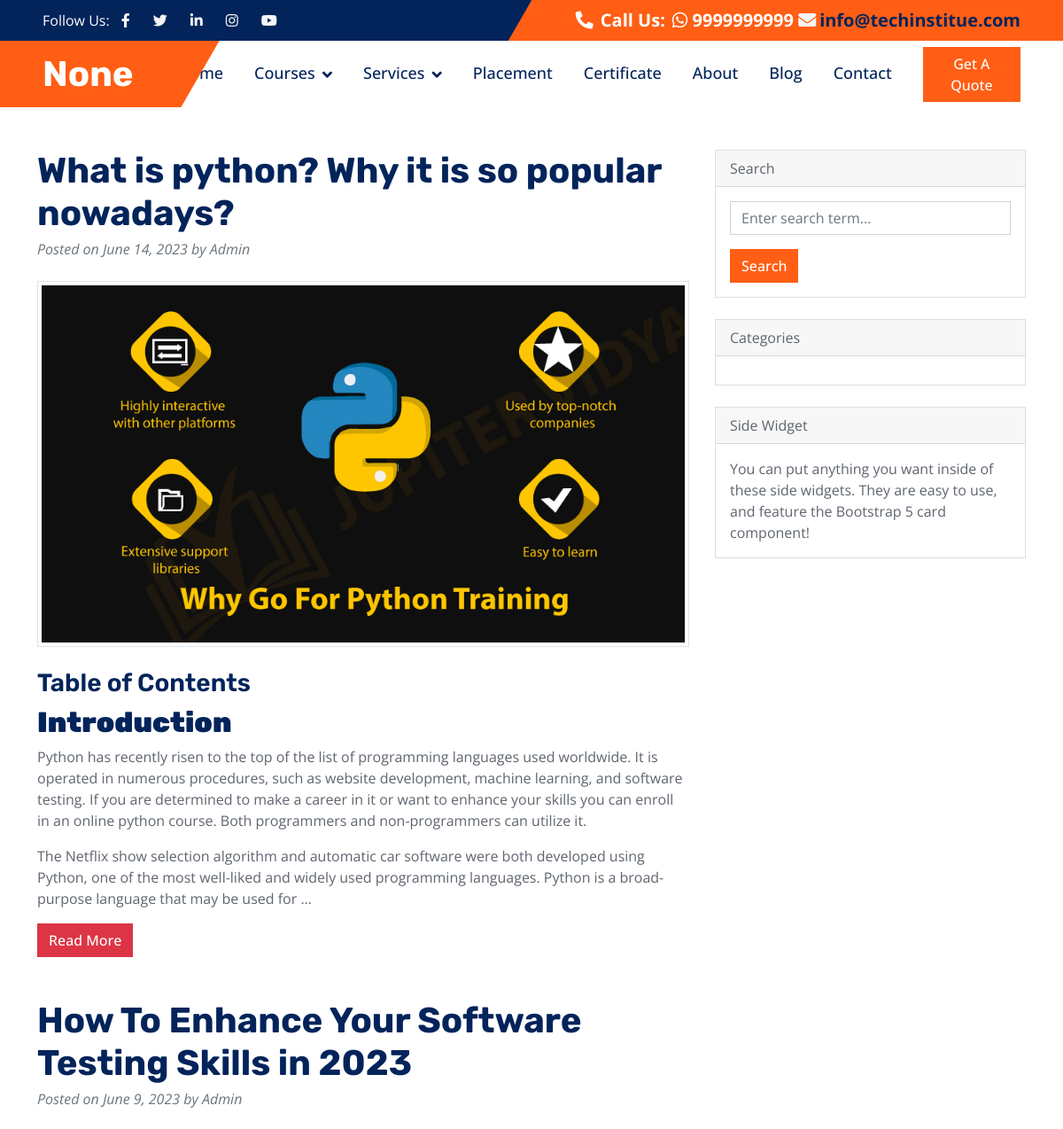
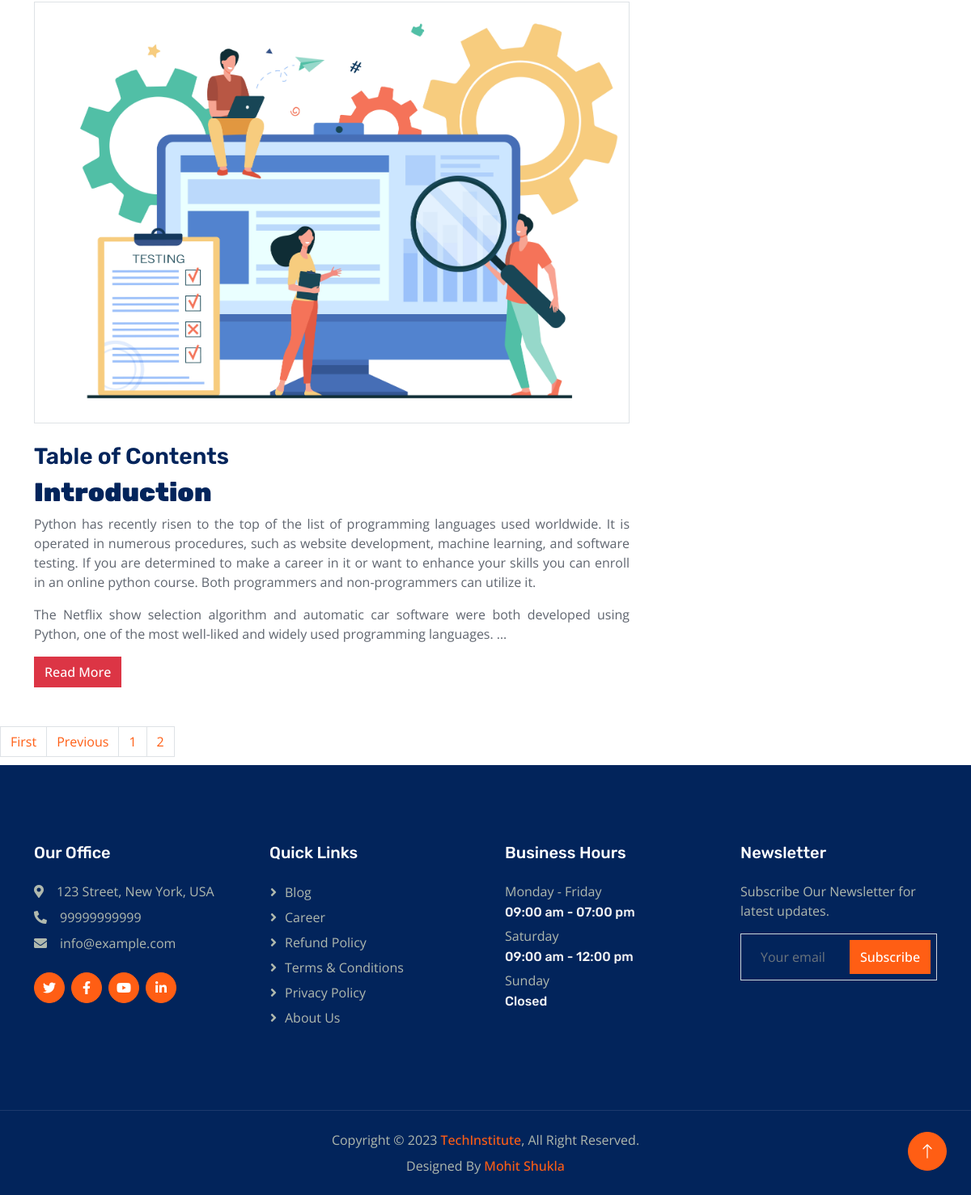
Screenshot of /blog/?page=2 with the database file from the repository (2 pictures, top to bottom).
### mainheader/models.py (models this page shows)
class mainHeader(models.Model):
    header_title = models.CharField(max_length=50)
    header_social_url_twt = models.URLField(max_length=200)
    header_socila_url_link = models.URLField(max_length=200)
    header_social_url_fb = models.URLField(max_length=200)
    header_social_url_insta = models.URLField(max_length=200)
    header_social_url_yt = models.URLField(max_length=200)
    header_contact = models.CharField(max_length=12)
    header_email = models.EmailField(max_length=254)

### blogposts/models.py (models this page shows, shortened)
class blogPosts(models.Model):
    post_slug = AutoSlugField(populate_from='post_tittle',unique=True,null=True,default=None)
    post_category = models.ForeignKey(postCategories,on_delete=models.CASCADE,default=1)
    post_tittle = models.CharField(max_length=300)
    post_image = models.FileField(upload_to='postimages/', max_length=250,null=False,default=None)
    posted_on = models.DateField(auto_now=False, auto_now_add=False)
    posted_by = models.CharField(max_length=100)
    post_content = HTMLField()

### footercontact/models.py (models this page shows)
class footerContact(models.Model):
    address=models.CharField( max_length=50)
    contact=models.CharField(max_length=12)
    email=models.EmailField(max_length=254)

### businesshours/models.py (models this page shows)
class BusinessHours(models.Model):
    opendays = models.CharField(max_length=50)
    specificdayopen = models.CharField(max_length=50)
    closeday = models.CharField(max_length=50)

### techblog/views.py (the view)
# urls.py: path('blog/', views.Blog,name='blog'),
def Blog(request):
    mainheader = mainHeader.objects.all()
    headermenu = headerMenu.objects.all()
    footercontact=footerContact.objects.all()
    quicklinks = quickLinks.objects.all()
    businesshours = BusinessHours.objects.all()
    contactinfo = contactData.objects.all()
    blogposts = blogPosts.objects.all()
    postcategories = postCategories.objects.all()
    paginator = Paginator(blogposts,2)
    pagenumber = request.GET.get('page')
    blogpostfinalpage = paginator.get_page(pagenumber)
    totalnumpages = blogpostfinalpage.paginator.num_pages
    data = {
        'title' :'mohit',
        'mainheader':mainheader,
        'headermenu':headermenu,
        'footercontact':footercontact,
        'quicklinks':quicklinks,
        'businesshours':businesshours,
        'contactpageinfo':contactinfo,
        'blogposts':blogposts,
        'postcategories':postcategories,
        'blogpostfinalpage':blogpostfinalpage,
        'lastpage':totalnumpages,
        'totalnumpages':[n+1 for n in range(totalnumpages)]
    }
    return render(request,'blog.html',data)

### templates/blog.html (shortened to what this page needs)
{% extends "base.html" %}
{% block content %}
        <div class="container mt-5">
            <div class="row">
                <div class="col-lg-8">
                            {% for post in blogpostfinalpage|slice:":" %}
                                <article>
                                    <header class="mb-4">
                                        <a href="/details/{{post.post_slug}}"><h1 class="fw-bolder mb-1">{{post.post_tittle}}</h1></a>
                                        <div class="text-muted fst-italic mb-2">Posted on {{post.posted_on}} by {{post.posted_by}}</div>
                                    </header>
                                    <figure class="mb-4"><img class="img-fluid rounded img-thumbnail" src="/media/{{post.post_image}}" alt="..." /></figure>
                                    <section class="mb-5">
                                        <p class="fs-5 mb-4  text-justify" id="content">{{post.post_content|truncatewords:150|safe}}</p>
                                        <a href="/details/{{post.post_slug}}" class="btn btn-danger">Read More</a>
                                    </section>
                                </article>
                             {% endfor %}
                        <nav aria-label="...">
                        <ul class="pagination">
                        {% if blogpostfinalpage.has_previous  %}
                          <li class="page-item">
                            <a class="page-link" href="/blog/?page=1">First</a>
                          </li>
                          <li class="page-item">
                          <a class="page-link" href="/blog/?page={{blogpostfinalpage.previous_page_number}}">Previous</a>
                          </li>
                        {% endif %}
                        {% for n in totalnumpages %}
                            <li class="page-item"><a class="page-link" href="/blog/?page={{n}}">{{n}}</a></li>
                        {% endfor %}
                            </ul>
                      </nav>
                </div>
                {% block sidebar%}
                {% include 'sidebar.html'%}
                {% endblock %}
            </div>
        </div>
{% endblock %}

### templates/header.html (shortened to what this page needs)
{% load static %}
<!DOCTYPE html>
<html lang="en">
<head>
        <link href="https://cdn.jsdelivr.net/npm/bootstrap@5.0.2/dist/css/bootstrap.min.css" rel="stylesheet">
    <link href="https://cdnjs.cloudflare.com/ajax/libs/font-awesome/5.10.0/css/all.min.css" rel="stylesheet">
    <link href="https://cdn.jsdelivr.net/npm/bootstrap-icons@1.4.1/font/bootstrap-icons.css" rel="stylesheet">
    <link href="{% static 'lib/animate/animate.min.css' %}" rel="stylesheet">
    <link href="{% static 'lib/owlcarousel/assets/owl.carousel.min.css' %}" rel="stylesheet">
    <link href="{% static 'css/bootstrap.min.css' %}" rel="stylesheet">
    <link href="{% static 'css/main.css' %}" rel="stylesheet">
    <link href="{% static 'css/style.css' %}" rel="stylesheet">
</head>
<body>
    <div class="container-fluid bg-dark px-0">
        <div class="row g-0 d-none d-lg-flex">
            {% for item in mainheader %}
            <div class="col-lg-6 ps-5 text-start">
                <div class="h-100 d-inline-flex align-items-center text-white">
                    <span>Follow Us:</span>
                    <a class="btn btn-link text-light" target="_blank" href="{{item.header_social_url_fb}}"><i class="fab fa-facebook-f"></i></a>
                    <a class="btn btn-link text-light" target="_blank" href="{{item.header_social_url_twt}}"><i class="fab fa-twitter"></i></a>
                    <a class="btn btn-link text-light" target="_blank" href="{{item.header_socila_url_link}}"><i class="fab fa-linkedin-in"></i></a>
                    <a class="btn btn-link text-light" target="_blank" href="{{item.header_social_url_insta}}"><i class="fab fa-instagram"></i></a>
                    <a class="btn btn-link text-light" target="_blank" href="{{item.header_social_url_yt}}"><i class="fab fa-youtube"></i></a>
                </div>
            </div>
            <div class="col-lg-6 text-end">
                <div class="h-100 topbar-right d-inline-flex align-items-center text-white py-2 px-5">
                    <span class="fs-5 fw-bold me-2"><i class="fa fa-phone-alt me-2"></i>Call Us:</span>
                    <span class="fs-5 fw-bold"><i class="fab fa-whatsapp"></i> {{item.header_contact}} </span>
                    <a href="mailto:{{item.header_email}}" class="text-dark"><span class="fs-5 fw-bold">&nbsp;<i class="fa fa-envelope me-1 text-light"></i>{{item.header_email}}</span>
                </div>
            </div>
        </div>
        {%endfor%}
    </div>
    <nav class="navbar navbar-expand-lg bg-white navbar-light sticky-top py-0 pe-5">
        <a href="{% url 'home' %}" class="navbar-brand ps-5 me-0">
            {% for item in mainheader %}
            <h1 class="text-white m-0">{{item.header_title}}</h1>
            {%endfor%}
        </a>
        <div class="collapse navbar-collapse" id="navbarCollapse">
            <div class="navbar-nav ms-auto p-4 p-lg-0">
                <a href="{% url 'home' %} " class="nav-item nav-link">Home</a>
                <div class="nav-item dropdown">
                    <a href="#" class="nav-link dropdown-toggle" data-bs-toggle="dropdown">Courses</a>
                </div>
               <div class="nav-item dropdown">
                    <a href="!#" class="nav-link dropdown-toggle" data-bs-toggle="dropdown">Services</a>
                </div>
                <a href="{% url 'placement' %}" class="nav-item nav-link">Placement</a>
                <a href="{% url 'certificate' %}" class="nav-item nav-link">Certificate</a>
                <a href="{% url 'about' %}" class="nav-item nav-link">About</a>
                <a href="{% url 'blog' %}" class="nav-item nav-link">Blog</a>
                <a href="{% url 'contact' %}" class="nav-item nav-link">Contact</a>
            </div>
            <a href="" class="btn btn-primary px-3 d-none d-lg-block">Get A Quote</a>
        </div>
    </nav>

### templates/footer.html (shortened to what this page needs)
{% load static %}
    <div class="container-fluid bg-dark footer mt-5 py-5 wow fadeIn" data-wow-delay="0.1s">
        <div class="container py-5">
            <div class="row g-5">
                {% for contact in footercontact %}
                <div class="col-lg-3 col-md-6">
                    <h5 class="text-white mb-4">Our Office</h5>
                    <p class="mb-2"><i class="fa fa-map-marker-alt me-3"></i>{{contact.address}}</p>
                    <p class="mb-2"><i class="fa fa-phone-alt me-3"></i>{{contact.contact}}</p>
                    <p class="mb-2"><i class="fa fa-envelope me-3"></i>{{contact.email}}</p>
                    <div class="d-flex pt-3">
                        <a class="btn btn-square btn-primary rounded-circle me-2" href=""><i
                                class="fab fa-twitter"></i></a>
                        <a class="btn btn-square btn-primary rounded-circle me-2" href=""><i
                                class="fab fa-facebook-f"></i></a>
                        <a class="btn btn-square btn-primary rounded-circle me-2" href=""><i
                                class="fab fa-youtube"></i></a>
                        <a class="btn btn-square btn-primary rounded-circle me-2" href=""><i
                                class="fab fa-linkedin-in"></i></a>
                    </div>
                </div>
                {%endfor%}
                <div class="col-lg-3 col-md-6">
                    <h5 class="text-white mb-4">Quick Links</h5>
                    <a class="btn btn-link" href="{% url 'blog' %}">Blog</a>
                    <a class="btn btn-link" href="{% url 'career' %}">Career</a>
                    <a class="btn btn-link" href="{% url 'refundpolicy' %}">Refund Policy</a>
                    <a class="btn btn-link" href="{% url 'termscondition' %}">Terms & Conditions</a>
                    <a class="btn btn-link" href="{% url 'privacypolicy' %}">Privacy Policy</a>
                    <a class="btn btn-link" href="{% url 'about' %}">About Us</a>
                </div>
               {% for hours in businesshours %}
                <div class="col-lg-3 col-md-6">
                    <h5 class="text-white mb-4">Business Hours</h5>
                    <p class="mb-1">Monday - Friday</p>
                    <h6 class="text-light">{{hours.opendays}}</h6>
                    <p class="mb-1">Saturday</p>
                    <h6 class="text-light">{{hours.specificdayopen}}</h6>
                    <p class="mb-1">Sunday</p>
                    <h6 class="text-light">{{hours.closeday}}</h6>
                </div>
                {% endfor %}
                <div class="col-lg-3 col-md-6">
                    <h5 class="text-white mb-4">Newsletter</h5>
                    <p>Subscribe Our Newsletter for latest updates.</p>
                    <div class="position-relative w-100">
                        <form method="post" action="{% url 'subscribe' %}">
                        <input class="form-control bg-transparent w-100 py-3 ps-4 pe-5  subscribe_news" type="text" placeholder="Your email" name="email" required>
                        <button type="submit" class="btn btn-primary py-2 position-absolute top-0 end-0 mt-2 me-2">Subscribe</button>
                        </form>
                    </div>
                </div>
            </div>
        </div>
    </div>
    <div class="container-fluid copyright bg-dark py-4">
        <div class="container text-center">
            <p class="mb-2">Copyright &copy; {% now "Y" %} <a class="fw-semi-bold" href="#">TechInstitute</a>, All Right Reserved.
            </p>
            <p class="mb-0">Designed By <a class="fw-semi-bold" href="https://mohitshukla.in">Mohit Shukla</a>
        </div>
    </div>
    <a href="#" class="btn btn-lg btn-primary btn-lg-square rounded-circle back-to-top"><i
            class="bi bi-arrow-up"></i></a>
</body>
</html>

### static/css/main.css (style rules this page uses)
.w-100 { max-height:800px !important; }
.subscribe_news { color:#ffffff !important; }

### static/css/style.css (style rules this page uses)
:root { --primary: #FF5E14; --secondary: #5F656F; --light: #F5F5F5; --dark: #02245B; }
.back-to-top { position: fixed; display: none; right: 30px; bottom: 30px; z-index: 99; }
h1, h2, .h1, .h2, .fw-bold { font-weight: 700 !important; }
h3, h4, .h3, .h4, .fw-medium { font-weight: 600 !important; }
h5, h6, .h5, .h6, .fw-semi-bold { font-weight: 500 !important; }
.btn { transition: .5s; font-weight: 500; }
.btn-primary, .btn-outline-primary:hover { color: #FFFFFF; }
.btn-square { width: 38px; height: 38px; }
.btn-lg-square { width: 48px; height: 48px; }
.btn-square, .btn-sm-square, .btn-lg-square { padding: 0; display: flex; align-items: center; justify-content: center; font-weight: normal; }
.topbar-right { position: relative; background: var(--primary); }
.topbar-right::before { position: absolute; content: ""; width: 30px; height: 100%; top: 0; left: -15px; transform: skewX(-30deg); background-color: var(--primary); }
.navbar.sticky-top { top: -100px; transition: .5s; }
.navbar .navbar-brand { position: relative; padding-right: 50px; height: 75px; display: flex; align-items: center; background: var(--primary); }
.navbar .navbar-brand::after { position: absolute; content: ""; width: 50px; height: 100%; top: 0; right: -25px; transform: skewX(-30deg); background-color: var(--primary); }
.navbar .navbar-nav .nav-link { margin-right: 35px; padding: 20px 0; color: var(--dark); font-size: 18px; font-weight: 500; outline: none; }
.navbar .dropdown-toggle::after { border: none; content: "\f107"; font-family: "Font Awesome 5 Free"; font-weight: 900; vertical-align: middle; margin-left: 8px; }
.footer { color: #B0B9AE; }
.footer .btn.btn-link { display: block; margin-bottom: 5px; padding: 0; text-align: left; color: #B0B9AE; font-weight: normal; text-transform: capitalize; transition: .3s; }
.footer .btn.btn-link::before { position: relative; content: "\f105"; font-family: "Font Awesome 5 Free"; font-weight: 900; margin-right: 10px; }
.copyright { color: #B0B9AE; border-top: 1px solid rgba(255, 255, 255, .1); }

### templates/header.html (style rules this page uses)
ul { position: absolute; padding: 0; left: 0; display: none; list-style-type:none; }

### rows the page displays
mainHeader: header_contact "9999999999", header_email "info@techinstitue.com", header_title "None"
blogPosts: post_tittle "What is python? Why it is so popular nowadays?", posted_on "June 14, 2023", posted_by "Admin", post_image (picture), post_content "Table of Contents Introduction Python has recently risen to the top of the list of programming languages used worldwide. It is operated in numerous procedures, such as website development, machine learning, and software testing. If you are determined to make a career in it or want to enhance your skills you can enroll in an online python course. Both programmers and non-programmers can utilize it. The Netflix show selection algorithm and automatic car software were both developed using Python, one of the most well-liked and widely used programming languages. Python is a broad-purpose language that may be used for …"
blogPosts: post_tittle "How To Enhance Your Software Testing Skills in 2023", posted_on "June 9, 2023", posted_by "Admin", post_image (picture), post_content "Table of Contents Introduction Python has recently risen to the top of the list of programming languages used worldwide. It is operated in numerous procedures, such as website development, machine learning, and software testing. If you are determined to make a career in it or want to enhance your skills you can enroll in an online python course. Both programmers and non-programmers can utilize it. The Netflix show selection algorithm and automatic car software were both developed using Python, one of the most well-liked and widely used programming languages. …"
footerContact: address "123 Street, New York, USA", contact "99999999999", email "info@example.com"
BusinessHours: opendays "09:00 am - 07:00 pm", specificdayopen "09:00 am - 12:00 pm", closeday "Closed"

### other values shown
{{ n }} "1" "2"
